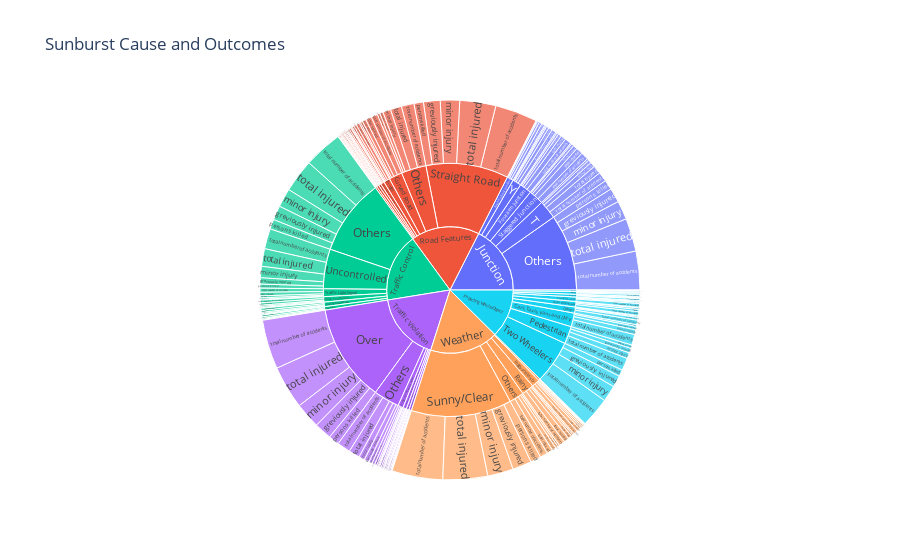

Notebook source saved alongside this figure:
### Code cell
#Sunburst Chart for Cause Category
fig=px.sunburst(df,path=["Cause category","Cause Subcategory","Outcome of Incident"],values="Count",title="Sunburst Cause and Outcomes")
fig.show()

### Figure 1 — Plotly figure (JSON) as saved in the notebook; plotly's stock layout.template omitted (floating-point values rounded to 4 significant figures; data arrays with more than 128 entries replaced by an {"elided": "..."} marker saying what was removed)
{"data": [{"branchvalues": "total", "domain": {"x": [0, 1], "y": [0, 1]}, "hovertemplate": "labels=%{label}<br>Count=%{value}<br>parent=%{parent}<br>id=%{id}<extra></extra>", "ids": {"elided": "237 str values"}, "labels": {"elided": "237 str values"}, "name": "", "parents": {"elided": "237 str values"}, "type": "sunburst", "values": {"elided": "237 float values"}}], "layout": {"autosize": true, "legend": {"tracegroupgap": 0}, "title": {"text": "Sunburst Cause and Outcomes"}}}
